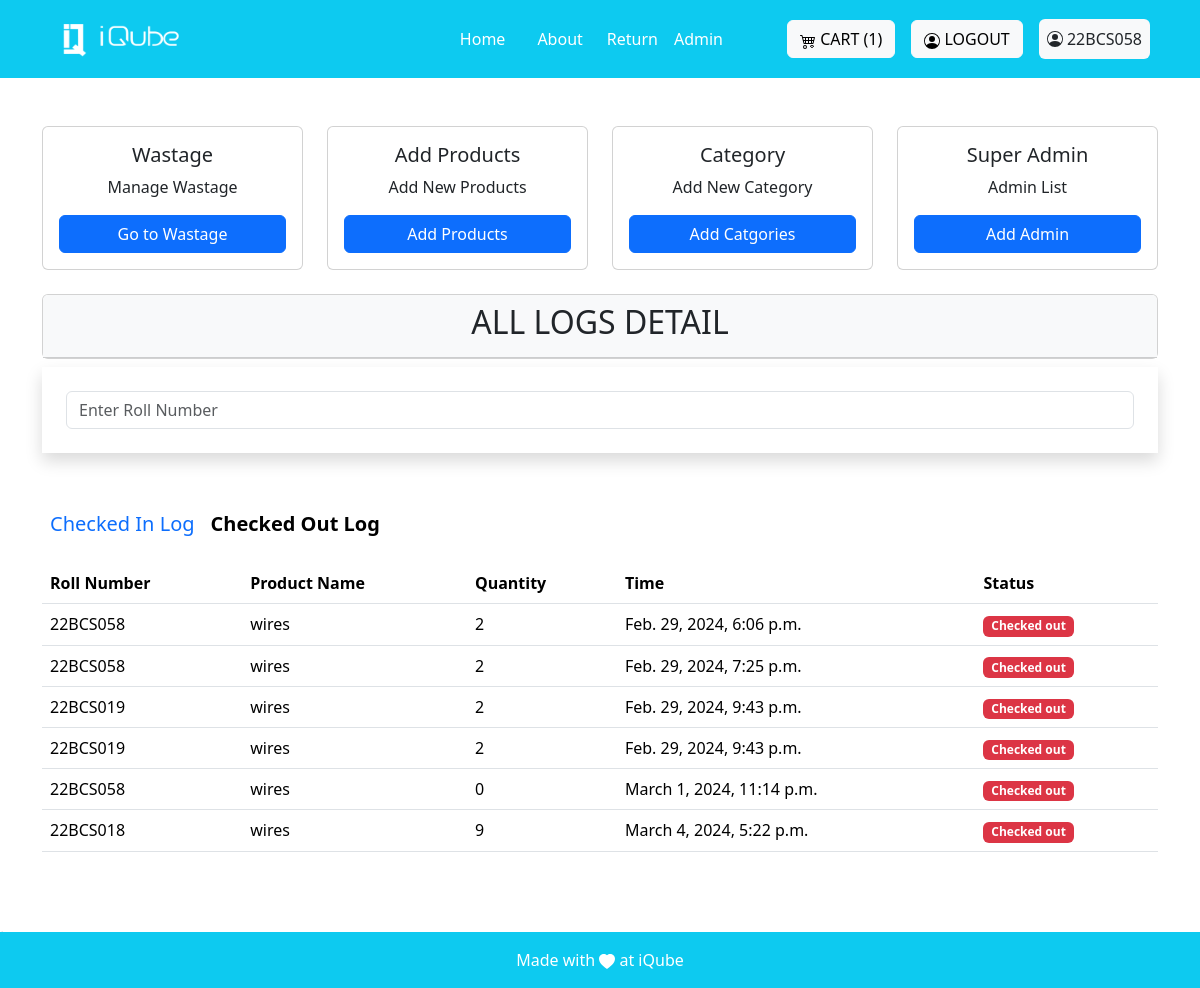
/admin_views1/ (signed in), run on the app's committed database.
### invention/models.py (models this page shows, shortened)
class CheckedOutLog(models.Model):
    user = models.ForeignKey(User, on_delete=models.CASCADE)
    product = models.ForeignKey('Product', on_delete=models.CASCADE)
    quantity = models.PositiveIntegerField(default=0)
    created_at = models.DateTimeField(default=datetime.datetime.now())
    status = models.CharField(max_length=20, choices=[('checked_in','checked_in'),('checked_out','checked_out')])

class Product(models.Model):
    name=models.CharField(max_length=255)
    decription=models.CharField(max_length=100)
    actual_count=models.PositiveIntegerField()
    available_count=models.PositiveIntegerField()
    dummy_count = models.PositiveIntegerField(default = 0)
    category= models.ForeignKey('Category', on_delete=models.CASCADE)
    sub_category = models.ForeignKey('SubCategory', on_delete = models.CASCADE)
    created_at = models.DateTimeField(auto_now=True)
    image = models.ImageField(upload_to='images', blank=True)
    actual_price = models.DecimalField(max_digits = 10,decimal_places = 5)
    available_price = models.DecimalField(max_digits = 10,decimal_places = 5)
    unit_price = models.DecimalField(max_digits = 10,decimal_places = 5)
    is_active = models.BooleanField(default = True)
    created_by = models.ForeignKey(User, on_delete=models.CASCADE)

### invention/decorators.py (the view)
        def wrapper_func(request, *args, **kwargs):
            group = None
            mail=AdminMail.objects.all()
            p=0
            for i in mail:
                if request.user.email==i.mail:
                    p=10
            if request.user.groups.exists():
                group = request.user.groups.all()[0].name
            if (group in allowed_roles) or (p==10):
              return view_func(request, *args, **kwargs)
            else:
                return render(request, 'core/no_permission.html')

### invention/views.py (called while the page is built)
@login_required(login_url='login')
@allowed_user(allowed_roles=['admin', 'superadmin'])
def admin_view1(request):
        log = Log.objects.all()
        purchased_items = PurchasedItem.objects.all()
        checked_out = CheckedOutLog.objects.all()
        cart=Cart.objects.filter(created_by=request.user)
        count = cart.count()
        return render(request, 'adminview/admin1.html', {'log':log, 'checked_out':checked_out, 'purchased_items': purchased_items,'count':count,})

### invention/templates/adminview/admin1.html (shortened to what this page needs)
{% extends 'base.html' %}
{% block base %}
<div class="container mt-5">
    <div class="row row-cols-1 row-cols-md-4 g-4">
        <div class="col">
            <div class="card">
                <div class="card-body">
                    <h5 class="card-title text-center">Wastage</h5>
                    <p class="card-text text-center">Manage Wastage</p>
                    <a href="{% url 'wastage_render' %}" class="btn btn-primary d-block mx-auto">Go to Wastage</a>
                </div>
            </div>
        </div>
        <div class="col">
            <div class="card">
                <div class="card-body">
                    <h5 class="card-title text-center">Add Products</h5>
                    <p class="card-text text-center">Add New Products</p>
                    <a href="{% url 'Add_product' %}" class="btn btn-primary d-block mx-auto">Add Products</a>
                </div>
            </div>
        </div>
        <div class="col">
            <div class="card">
                <div class="card-body">
                    <h5 class="card-title text-center">Category</h5>
                    <p class="card-text text-center">Add New Category</p>
                    <a href="{% url 'Add_category' %}" class="btn btn-primary d-block mx-auto">Add Catgories</a>
                </div>
            </div>
        </div>
        {% for group in request.user.groups.all %}
            {% if group.name == 'superadmin' %}
            <div class="col">
                <div class="card">
                    <div class="card-body">
                        <h5 class="card-title text-center">Super Admin</h5>
                        <p class="card-text text-center">Admin List</p>
                        <a href="{% url 'users_list' %}" class="btn btn-primary d-block mx-auto">Add Admin</a>
                    </div>
                </div>
            </div>
            {% endif %}
        {% endfor %}
    </div>
    <div class="card mt-4">
        <div class="card-header bg-light">
            <div class="col">
            <h2 class="card-title text-center">ALL LOGS DETAIL</h2>
            </div>
        </div>
    </div>
        <div class="container p-4 shadow mb-5 mt-2" id="search">
            <input type="text" id="rollNumberInput" class="form-control" placeholder="Enter Roll Number">
          </div>
          <div class="d-flex flex-row bd-highlight mb-3">
            <div class="p-2 bd-highlight">
              <a href="{% url 'admin_views' %}" class="text-decoration-none fs-5">Checked In Log</a>
            </div>
            <div class="p-2 bd-highlight">
              <a href="{% url 'admin_view1' %}" class="text-decoration-none text-black fs-5 fw-bold">Checked Out Log</a>
            </div>
          </div>
        <div class="card-body">
            <div class="table-responsive">
                <table class="table table-hover">
                    <thead>
                        <tr>
                            <th>Roll Number</th>
                            <th>Product Name</th>
                            <th>Quantity</th>
                            <th>Time</th>
                            <th>Status</th>
                        </tr>
                    </thead>
                    <tbody>
                        {% for take in checked_out %}
                        <tr>
                            <td>{{take.user}}</td>
                            <td>{{take.product.name}}</td>
                            <td>{{take.quantity}}</td>
                            <td>{{take.created_at}}</td>
                            <td>
                                {% if take.status == 'checked_out' %}
                                <span class="badge bg-danger">Checked out</span>
                                {% else %}
                                <span class="badge bg-success">Checked In</span>
                                {% endif %}
                            </td>
                        </tr>
                        {% endfor %}
                    </tbody>
                </table>
            </div>
        </div>
    </div>
</div>
<div class="mb-5 mt-5">
    .
</div>
{% endblock %}

### invention/templates/base.html (shortened to what this page needs)
{% load static %}
<!DOCTYPE html>
<html lang="en">
<head>
    <link href="https://cdn.jsdelivr.net/npm/bootstrap@5.3.2/dist/css/bootstrap.min.css" rel="stylesheet"
>
</head>
<body>
    <nav class="sticky-top navbar navbar-expand-lg navbar-dark bg-info p-3">
    <div class="container">
            <a class="navbar-brand" href="#">
                <img src="{% static 'images/logo-white.png' %}" alt="Logo" height="36" width="150">
            </a>
            <div class="collapse navbar-collapse justify-content-end" id="navbarNav">
                <ul class="navbar-nav mx-5">
                    <li class="nav-item mx-2">
                        <a class="nav-link active" href="{% url 'Home'%}">Home</a>
                    </li>
                    <li class="nav-item mx-2">
                        <a class="nav-link active" href="{% url 'About' %}">About</a>
                    </li>
                    <li>
                        <a href="/return_form" class="nav-link active">Return</a>
                    </li>
                    {% for group in request.user.groups.all %}
                        {% if group.name == 'superadmin' %}
                    <li>
                        <a class="nav-link active" href="{% url 'admin_views' %}">Admin</a>
                    </li>
                        {% elif group.name == 'admin' %}
                        <li>
                            <a class="nav-link active" href="{% url 'admin_views' %}">Admin</a>
                        </li>
                        {% endif %}
                    {% endfor %}
                </ul>
            </div>
            <div class="mt-3 mt-lg-0 mx-2">
                <a class="btn btn-light" href="{% url 'view_cart' %}">
                    CART ({{count}})
                </a>
            </div>
            {% if not user.is_authenticated %}
            <div class="mt-3 mt-lg-0 mx-2">
                <a class="btn btn-light" href="{% url "social:begin" 'azuread-tenant-oauth2' %}">
                    <svg xmlns="http://www.w3.org/2000/svg" width="16" height="16" fill="currentColor" class="bi bi-person-circle" viewBox="0 0 16 16">
                    <path d="M11 6a3 3 0 1 1-6 0 3 3 0 0 1 6 0"/>
                        <path fill-rule="evenodd" d="M0 8a8 8 0 1 1 16 0A8 8 0 0 1 0 8m8-7a7 7 0 0 0-5.468 11.37C3.242 11.226 4.805 10 8 10s4.757 1.225 5.468 2.37A7 7 0 0 0 8 1"/>
                    </svg>
                    LOGIN
                </a>
            </div>
            {% else %}
            <div class="mt-3 mt-lg-0 mx-2">
                <a class="btn btn-light" href="{% url 'logout' %}">
                    LOGOUT
                </a>
            </div>
            <div class="mt-1 mt-lg-0 mx-2 p-2 rounded bg-light">
                    {{request.user.username}}
            </div>
            {% endif %}
        </div>
    </nav>
    <main>
        <div>
            {% block base %}{% endblock %}
    </main>
    <footer class="bg-light text-center text-lg-start fixed-bottom">
        <div class="text-center p-2 bg-info p-3" style=" color: white;">
            <div>Made with
                <svg xmlns="http://www.w3.org/2000/svg" width="16" height="16" fill="currentColor"
                    class="bi bi-heart-fill" viewBox="0 0 16 16">
                    <path fill-rule="evenodd"
                        d="M8 1.314C12.438-3.248 23.534 4.735 8 15-7.534 4.736 3.562-3.248 8 1.314z" />
                </svg>
               at iQube
            </div>
        </div>
    </footer>
</body>
</html>
{% load sweetify %}

### invention/templates/base.html (style rules this page uses)
html { scroll-behavior:smooth; }

### data on the page
CheckedOutLog: user "22BCS058", product.name "wires", quantity "2", created_at "Feb. 29, 2024, 6:06 p.m.", status "Checked out"
CheckedOutLog: user "22BCS058", product.name "wires", quantity "2", created_at "Feb. 29, 2024, 7:25 p.m.", status "Checked out"
CheckedOutLog: user "22BCS019", product.name "wires", quantity "2", created_at "Feb. 29, 2024, 9:43 p.m.", status "Checked out"
CheckedOutLog: user "22BCS019", product.name "wires", quantity "2", created_at "Feb. 29, 2024, 9:43 p.m.", status "Checked out"
CheckedOutLog: user "22BCS058", product.name "wires", quantity "0", created_at "March 1, 2024, 11:14 p.m.", status "Checked out"
CheckedOutLog: user "22BCS018", product.name "wires", quantity "9", created_at "March 4, 2024, 5:22 p.m.", status "Checked out"

### other printed values
{{ count }} "1"
{{ request.user.username }} "22BCS058"
